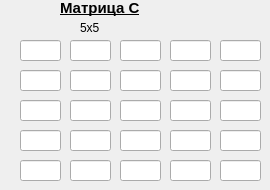
   <widget class="QWidget" name="tab_6">
    <attribute name="title">
     <string>5x5</string>
    </attribute>
    <widget class="QLabel" name="label_27">
     <property name="geometry">
      <rect>
       <x>80</x>
       <y>20</y>
       <width>21</width>
       <height>16</height>
      </rect>
     </property>
     <property name="text">
      <string>5х5</string>
     </property>
    </widget>
    <widget class="QLabel" name="label_28">
     <property name="geometry">
      <rect>
       <x>60</x>
       <y>0</y>
       <width>91</width>
       <height>16</height>
      </rect>
     </property>
     <property name="font">
      <font>
       <family>Arial</family>
       <pointsize>11</pointsize>
       <weight>75</weight>
       <bold>true</bold>
       <underline>true</underline>
      </font>
     </property>
     <property name="text">
      <string>Матрица С</string>
     </property>
    </widget>
    <widget class="QLineEdit" name="lineEdit_138">
     <property name="geometry">
      <rect>
       <x>20</x>
       <y>40</y>
       <width>41</width>
       <height>21</height>
      </rect>
     </property>
     <property name="font">
      <font>
       <family>a_LCDNova</family>
      </font>
     </property>
    </widget>
    <widget class="QLineEdit" name="lineEdit_139">
     <property name="geometry">
      <rect>
       <x>70</x>
       <y>40</y>
       <width>41</width>
       <height>21</height>
      </rect>
     </property>
     <property name="font">
      <font>
       <family>a_LCDNova</family>
      </font>
     </property>
    </widget>
    <widget class="QLineEdit" name="lineEdit_140">
     <property name="geometry">
      <rect>
       <x>120</x>
       <y>40</y>
       <width>41</width>
       <height>21</height>
      </rect>
     </property>
     <property name="font">
      <font>
       <family>a_LCDNova</family>
      </font>
     </property>
    </widget>
    <widget class="QLineEdit" name="lineEdit_141">
     <property name="geometry">
      <rect>
       <x>170</x>
       <y>40</y>
       <width>41</width>
       <height>21</height>
      </rect>
     </property>
     <property name="font">
      <font>
       <family>a_LCDNova</family>
      </font>
     </property>
    </widget>
    <widget class="QLineEdit" name="lineEdit_142">
     <property name="geometry">
      <rect>
       <x>220</x>
       <y>40</y>
       <width>41</width>
       <height>21</height>
      </rect>
     </property>
     <property name="font">
      <font>
       <family>a_LCDNova</family>
      </font>
     </property>
    </widget>
    <widget class="QLineEdit" name="lineEdit_143">
     <property name="geometry">
      <rect>
       <x>20</x>
       <y>70</y>
       <width>41</width>
       <height>21</height>
      </rect>
     </property>
     <property name="font">
      <font>
       <family>a_LCDNova</family>
      </font>
     </property>
    </widget>
    <widget class="QLineEdit" name="lineEdit_144">
     <property name="geometry">
      <rect>
       <x>70</x>
       <y>70</y>
       <width>41</width>
       <height>21</height>
      </rect>
     </property>
     <property name="font">
      <font>
       <family>a_LCDNova</family>
      </font>
     </property>
    </widget>
    <widget class="QLineEdit" name="lineEdit_145">
     <property name="geometry">
      <rect>
       <x>120</x>
       <y>70</y>
       <width>41</width>
       <height>21</height>
      </rect>
     </property>
     <property name="font">
      <font>
       <family>a_LCDNova</family>
      </font>
     </property>
    </widget>
    <widget class="QLineEdit" name="lineEdit_146">
     <property name="geometry">
      <rect>
       <x>170</x>
       <y>70</y>
       <width>41</width>
       <height>21</height>
      </rect>
     </property>
     <property name="font">
      <font>
       <family>a_LCDNova</family>
      </font>
     </property>
    </widget>
    <widget class="QLineEdit" name="lineEdit_147">
     <property name="geometry">
      <rect>
       <x>220</x>
       <y>70</y>
       <width>41</width>
       <height>21</height>
      </rect>
     </property>
     <property name="font">
      <font>
       <family>a_LCDNova</family>
      </font>
     </property>
    </widget>
    <widget class="QLineEdit" name="lineEdit_148">
     <property name="geometry">
      <rect>
       <x>20</x>
       <y>100</y>
       <width>41</width>
       <height>21</height>
      </rect>
     </property>
     <property name="font">
      <font>
       <family>a_LCDNova</family>
      </font>
     </property>
    </widget>
    <widget class="QLineEdit" name="lineEdit_149">
     <property name="geometry">
      <rect>
       <x>70</x>
       <y>100</y>
       <width>41</width>
       <height>21</height>
      </rect>
     </property>
     <property name="font">
      <font>
       <family>a_LCDNova</family>
      </font>
     </property>
    </widget>
    <widget class="QLineEdit" name="lineEdit_150">
     <property name="geometry">
      <rect>
       <x>120</x>
       <y>100</y>
       <width>41</width>
       <height>21</height>
      </rect>
     </property>
     <property name="font">
      <font>
       <family>a_LCDNova</family>
      </font>
     </property>
    </widget>
    <widget class="QLineEdit" name="lineEdit_151">
     <property name="geometry">
      <rect>
       <x>170</x>
       <y>100</y>
       <width>41</width>
       <height>21</height>
      </rect>
     </property>
     <property name="font">
      <font>
       <family>a_LCDNova</family>
      </font>
     </property>
    </widget>
    <widget class="QLineEdit" name="lineEdit_152">
     <property name="geometry">
      <rect>
       <x>220</x>
       <y>100</y>
       <width>41</width>
       <height>21</height>
      </rect>
     </property>
     <property name="font">
      <font>
       <family>a_LCDNova</family>
      </font>
     </property>
    </widget>
    <widget class="QLineEdit" name="lineEdit_153">
     <property name="geometry">
      <rect>
       <x>20</x>
       <y>130</y>
       <width>41</width>
       <height>21</height>
      </rect>
     </property>
     <property name="font">
      <font>
       <family>a_LCDNova</family>
      </font>
     </property>
    </widget>
    <widget class="QLineEdit" name="lineEdit_154">
     <property name="geometry">
      <rect>
       <x>70</x>
       <y>130</y>
       <width>41</width>
       <height>21</height>
      </rect>
     </property>
     <property name="font">
      <font>
       <family>a_LCDNova</family>
      </font>
     </property>
    </widget>
    <widget class="QLineEdit" name="lineEdit_155">
     <property name="geometry">
      <rect>
       <x>120</x>
       <y>130</y>
       <width>41</width>
       <height>21</height>
      </rect>
     </property>
     <property name="font">
      <font>
       <family>a_LCDNova</family>
      </font>
     </property>
    </widget>
    <widget class="QLineEdit" name="lineEdit_156">
     <property name="geometry">
      <rect>
       <x>170</x>
       <y>130</y>
       <width>41</width>
       <height>21</height>
      </rect>
     </property>
     <property name="font">
      <font>
       <family>a_LCDNova</family>
      </font>
     </property>
    </widget>
    <widget class="QLineEdit" name="lineEdit_157">
     <property name="geometry">
      <rect>
       <x>220</x>
       <y>130</y>
       <width>41</width>
       <height>21</height>
      </rect>
     </property>
     <property name="font">
      <font>
       <family>a_LCDNova</family>
      </font>
     </property>
    </widget>
    <widget class="QLineEdit" name="lineEdit_158">
     <property name="geometry">
      <rect>
       <x>20</x>
       <y>160</y>
       <width>41</width>
       <height>21</height>
      </rect>
     </property>
     <property name="font">
      <font>
       <family>a_LCDNova</family>
      </font>
     </property>
    </widget>
    <widget class="QLineEdit" name="lineEdit_159">
     <property name="geometry">
      <rect>
       <x>70</x>
       <y>160</y>
       <width>41</width>
       <height>21</height>
      </rect>
     </property>
     <property name="font">
      <font>
       <family>a_LCDNova</family>
      </font>
     </property>
    </widget>
    <widget class="QLineEdit" name="lineEdit_160">
     <property name="geometry">
      <rect>
       <x>120</x>
       <y>160</y>
       <width>41</width>
       <height>21</height>
      </rect>
     </property>
     <property name="font">
      <font>
       <family>a_LCDNova</family>
      </font>
     </property>
    </widget>
    <widget class="QLineEdit" name="lineEdit_161">
     <property name="geometry">
      <rect>
       <x>170</x>
       <y>160</y>
       <width>41</width>
       <height>21</height>
      </rect>
     </property>
     <property name="font">
      <font>
       <family>a_LCDNova</family>
      </font>
     </property>
    </widget>
    <widget class="QLineEdit" name="lineEdit_162">
     <property name="geometry">
      <rect>
       <x>220</x>
       <y>160</y>
       <width>41</width>
       <height>21</height>
      </rect>
     </property>
     <property name="font">
      <font>
       <family>a_LCDNova</family>
      </font>
     </property>
    </widget>
   </widget>
